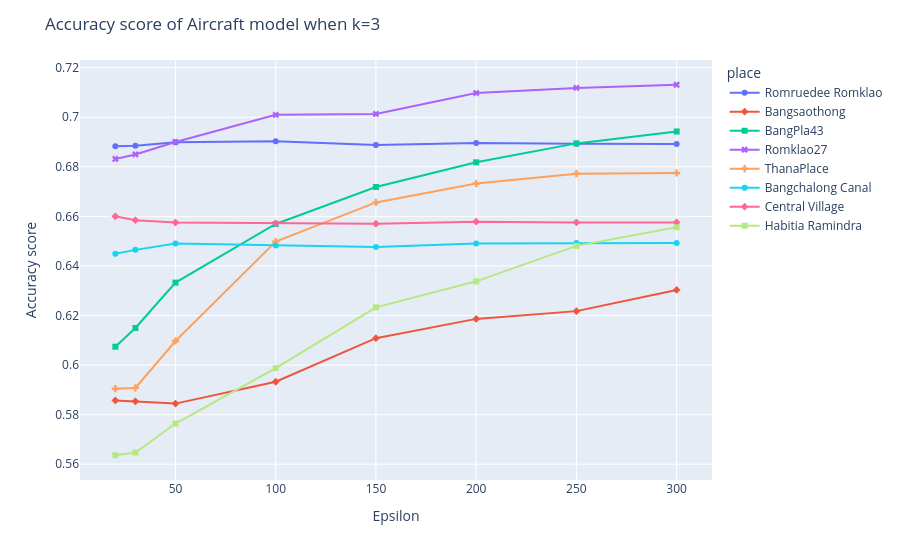

The notebook cell this image was saved under:
### Code cell
fig = px.line(df_viz_k_3, x="dbscan_epsilon", y="accuracy score", color="place", symbol="place")
fig.update_layout(title='Accuracy score of Aircraft model when k=3',
                   xaxis_title='Epsilon',
                   yaxis_title='Accuracy score')
fig.show()

### Figure 1 — Plotly figure (JSON) as saved in the notebook; plotly's stock layout.template omitted (floating-point values rounded to 4 significant figures)
{"data": [{"hovertemplate": "place=Romruedee Romklao<br>dbscan_epsilon=%{x}<br>accuracy score=%{y}<extra></extra>", "legendgroup": "Romruedee Romklao", "line": {"color": "#636efa", "dash": "solid"}, "marker": {"symbol": "circle"}, "mode": "markers+lines", "name": "Romruedee Romklao", "orientation": "v", "showlegend": true, "type": "scatter", "x": [20, 30, 50, 100, 150, 200, 250, 300], "xaxis": "x", "y": [0.6883, 0.6885, 0.6899, 0.6903, 0.6888, 0.6896, 0.6893, 0.6892], "yaxis": "y"}, {"hovertemplate": "place=Bangsaothong<br>dbscan_epsilon=%{x}<br>accuracy score=%{y}<extra></extra>", "legendgroup": "Bangsaothong", "line": {"color": "#EF553B", "dash": "solid"}, "marker": {"symbol": "diamond"}, "mode": "markers+lines", "name": "Bangsaothong", "orientation": "v", "showlegend": true, "type": "scatter", "x": [20, 30, 50, 100, 150, 200, 250, 300], "xaxis": "x", "y": [0.5857, 0.5854, 0.5844, 0.5933, 0.6108, 0.6186, 0.6218, 0.6303], "yaxis": "y"}, {"hovertemplate": "place=BangPla43<br>dbscan_epsilon=%{x}<br>accuracy score=%{y}<extra></extra>", "legendgroup": "BangPla43", "line": {"color": "#00cc96", "dash": "solid"}, "marker": {"symbol": "square"}, "mode": "markers+lines", "name": "BangPla43", "orientation": "v", "showlegend": true, "type": "scatter", "x": [20, 30, 50, 100, 150, 200, 250, 300], "xaxis": "x", "y": [0.6074, 0.6149, 0.6333, 0.6569, 0.6718, 0.6818, 0.6894, 0.6942], "yaxis": "y"}, {"hovertemplate": "place=Romklao27<br>dbscan_epsilon=%{x}<br>accuracy score=%{y}<extra></extra>", "legendgroup": "Romklao27", "line": {"color": "#ab63fa", "dash": "solid"}, "marker": {"symbol": "x"}, "mode": "markers+lines", "name": "Romklao27", "orientation": "v", "showlegend": true, "type": "scatter", "x": [20, 30, 50, 100, 150, 200, 250, 300], "xaxis": "x", "y": [0.6832, 0.685, 0.69, 0.701, 0.7013, 0.7098, 0.7118, 0.7131], "yaxis": "y"}, {"hovertemplate": "place=ThanaPlace<br>dbscan_epsilon=%{x}<br>accuracy score=%{y}<extra></extra>", "legendgroup": "ThanaPlace", "line": {"color": "#FFA15A", "dash": "solid"}, "marker": {"symbol": "cross"}, "mode": "markers+lines", "name": "ThanaPlace", "orientation": "v", "showlegend": true, "type": "scatter", "x": [20, 30, 50, 100, 150, 200, 250, 300], "xaxis": "x", "y": [0.5905, 0.5908, 0.6097, 0.6498, 0.6656, 0.6732, 0.6772, 0.6775], "yaxis": "y"}, {"hovertemplate": "place=Bangchalong Canal<br>dbscan_epsilon=%{x}<br>accuracy score=%{y}<extra></extra>", "legendgroup": "Bangchalong Canal", "line": {"color": "#19d3f3", "dash": "solid"}, "marker": {"symbol": "circle"}, "mode": "markers+lines", "name": "Bangchalong Canal", "orientation": "v", "showlegend": true, "type": "scatter", "x": [20, 30, 50, 100, 150, 200, 250, 300], "xaxis": "x", "y": [0.6449, 0.6465, 0.649, 0.6482, 0.6476, 0.649, 0.6493, 0.6492], "yaxis": "y"}, {"hovertemplate": "place=Central Village<br>dbscan_epsilon=%{x}<br>accuracy score=%{y}<extra></extra>", "legendgroup": "Central Village", "line": {"color": "#FF6692", "dash": "solid"}, "marker": {"symbol": "diamond"}, "mode": "markers+lines", "name": "Central Village", "orientation": "v", "showlegend": true, "type": "scatter", "x": [20, 30, 50, 100, 150, 200, 250, 300], "xaxis": "x", "y": [0.66, 0.6584, 0.6575, 0.6572, 0.657, 0.6579, 0.6575, 0.6575], "yaxis": "y"}, {"hovertemplate": "place=Habitia Ramindra<br>dbscan_epsilon=%{x}<br>accuracy score=%{y}<extra></extra>", "legendgroup": "Habitia Ramindra", "line": {"color": "#B6E880", "dash": "solid"}, "marker": {"symbol": "square"}, "mode": "markers+lines", "name": "Habitia Ramindra", "orientation": "v", "showlegend": true, "type": "scatter", "x": [20, 30, 50, 100, 150, 200, 250, 300], "xaxis": "x", "y": [0.5636, 0.5647, 0.5764, 0.5987, 0.6233, 0.6338, 0.6481, 0.6556], "yaxis": "y"}], "layout": {"legend": {"title": {"text": "place"}, "tracegroupgap": 0}, "margin": {"t": 60}, "title": {"text": "Accuracy score of Aircraft model when k=3"}, "xaxis": {"anchor": "y", "domain": [0, 1], "title": {"text": "Epsilon"}}, "yaxis": {"anchor": "x", "domain": [0, 1], "title": {"text": "Accuracy score"}}}}
